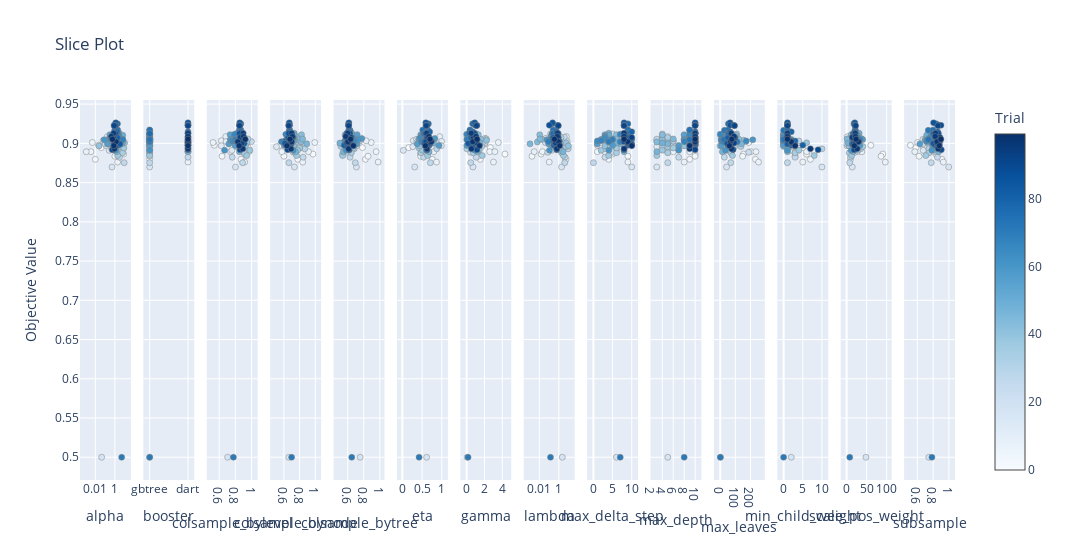

Source (notebook cell):
### Code cell
print(study1.trials)
optuna.visualization.plot_slice(study1)

#first time, 100 trials
#alpha, 0.1 - 10
#colsample_bylevel, 0.8 - 0.9
#colsampl_bynode, 0.6 - 0.75
#colsample_bytree, 0.5 - 0.7
#eta, 0.5, 0.7
#gamma, 0, 2
#lambda, 0.1, 2
#max_leaves, 0, 100
#scale_pos_weight, 5, 40
#subsample, 0.8, 0.9

params_lgb = {'boosting_type': 'dart', 'num_leaves': 146, 'max_depth': 33, 'learning_rate': 0.17903884590309674, 'n_estimators': 962, 'min_split_gain': 0.8147283428238035, 'min_child_weight': 0.6420923053558756, 'min_child_samples': 8, 'subsample': 0.8820150555477321, 'subsample_freq': 1, 'colsample_bytree': 0.4003063938218889, 'reg_alpha': 0.019202893763041753, 'reg_lambda': 3.131238928994375, 'scale_pos_weight': 79.31554135858411, 'cat_smooth': 50, 'feature_fraction': 0.7251299028866509, 'bagging_fraction': 0.8738735746381723, 'bagging_freq': 4, 'max_bin': 221, 'extra_trees': False, 'path_smooth': 0.18825246051702954, 'dart_mode': False, 'drop_rate': 0.3585193339497376}
params_xgb = {'booster': 'dart', 'eta': 0.815413769847561, 'gamma': 2.5508270472496886, 'max_depth': 4, 'min_child_weight': 0, 'max_delta_step': 7, 'subsample': 0.6259613870651987, 'colsample_bytree': 0.5851007174007999, 'colsample_bylevel': 0.7871435104494688, 'colsample_bynode': 0.5321538730514848, 'lambda': 0.5565024132239251, 'alpha': 0.018954922224368297, 'scale_pos_weight': 1.003405679458028, 'max_leaves': 181}
